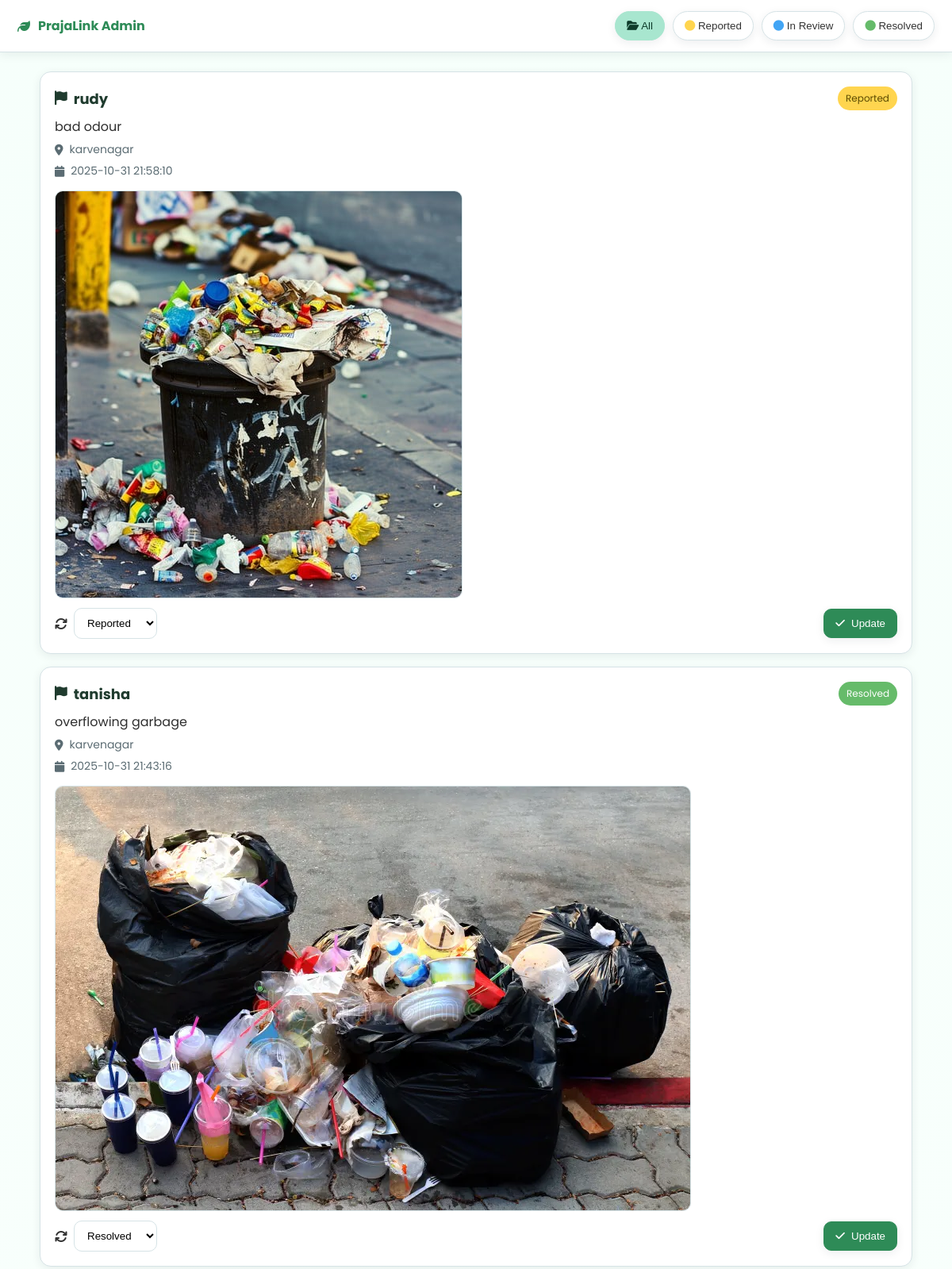
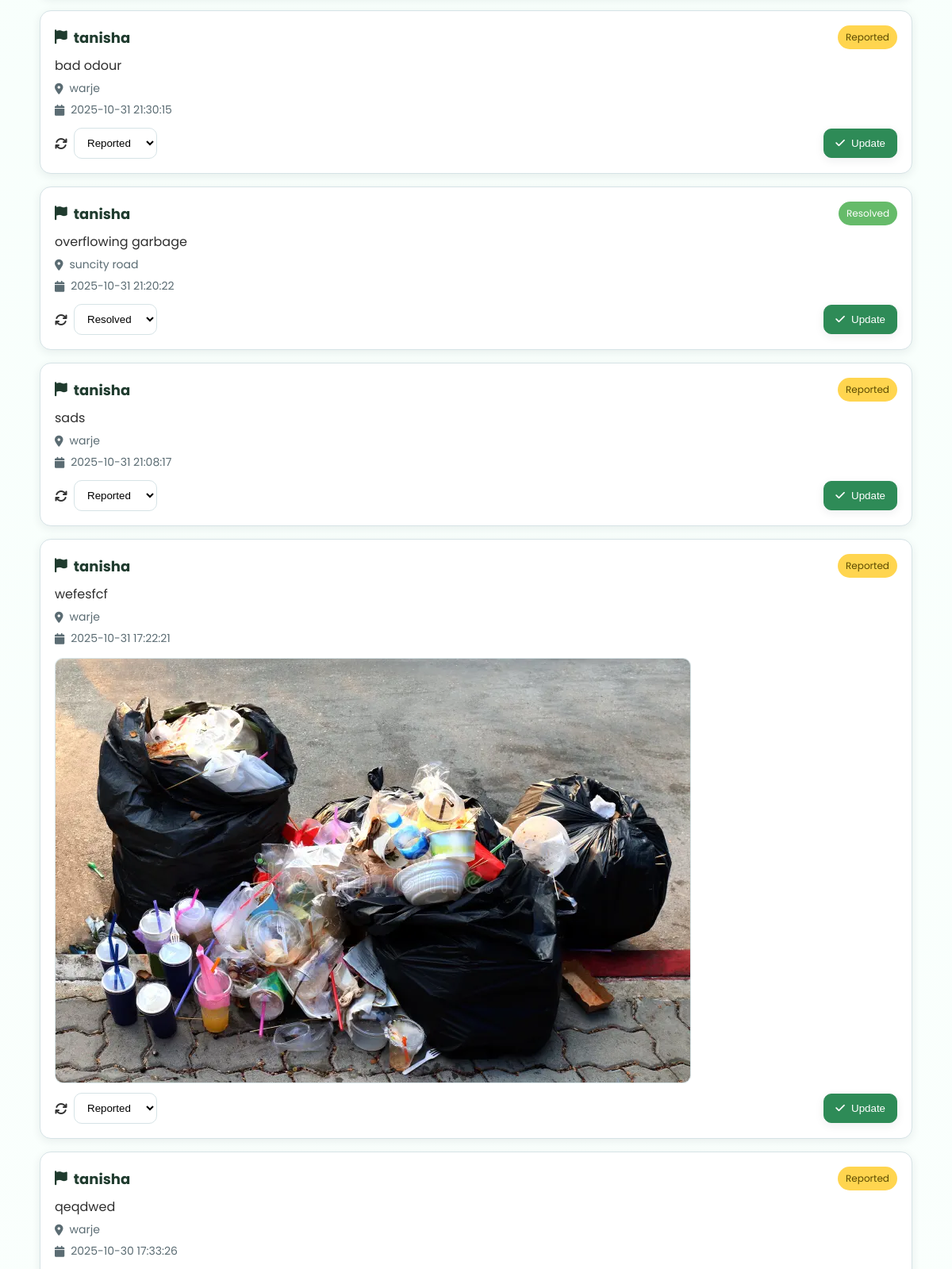
The page /admin-dashboard (signed in, upper part) on the database its author committed (2 pictures, top to bottom).
### tables this page shows
CREATE TABLE reports (
        id INTEGER PRIMARY KEY AUTOINCREMENT,
        name TEXT,
        location TEXT,
        description TEXT,
        image_path TEXT,
        severity TEXT,
        coverage REAL,
        preview_path TEXT,
        status TEXT DEFAULT "Pending",
        created_at TEXT
    , latitude REAL, longitude REAL);

### app.py (the view)
@app.route("/admin-dashboard")
def admin_dashboard():
    if "employee" not in session:
        return redirect(url_for("employee"))
    try:
        conn = sqlite3.connect("reports.db")
        conn.row_factory = sqlite3.Row
        cur = conn.cursor()
        cur.execute("SELECT * FROM reports ORDER BY created_at DESC")
        reports = cur.fetchall()
        conn.close()
    except Exception as e:
        print("⚠️ Error loading reports for admin dashboard:", e)
        reports = []
    return render_template("admin_dashboard.html", reports=reports)

### templates/admin_dashboard.html (shortened to what this page needs)
<!DOCTYPE html>
<html lang="en">
<head>
  <link rel="stylesheet" href="https://cdnjs.cloudflare.com/ajax/libs/font-awesome/6.5.2/css/all.min.css" />
  <link rel="stylesheet" href="{{ url_for('static', filename='css/admin_dashboard.css') }}">
</head>
<body>
  <header class="navbar">
    <div class="brand"><i class="fa-solid fa-leaf"></i> PrajaLink Admin</div>
    <nav class="tabs" role="tablist">
      <button class="tab active" data-filter="all"><i class="fa-solid fa-folder-open"></i> All</button>
      <button class="tab" data-filter="Reported"><i class="fa-solid fa-circle text-reported"></i> Reported</button>
      <button class="tab" data-filter="In Review"><i class="fa-solid fa-circle text-review"></i> In Review</button>
      <button class="tab" data-filter="Resolved"><i class="fa-solid fa-circle text-resolved"></i> Resolved</button>
    </nav>
  </header>
  <main class="container" id="cards">
    {% for r in reports %}
    {% set raw_status = r['status'] or 'Pending' %}
    {% set display_status = 'Reported' if raw_status == 'Pending' else raw_status %}
    <article class="card" data-status="{{ display_status }}" data-id="{{ r['id'] }}">
      <header class="card__header">
        <h3 class="card__title"><i class="fa-solid fa-flag"></i> {{ r['name'] or 'Untitled Report' }}</h3>
        <span class="badge badge--{{ display_status | lower | replace(' ', '-') }}">{{ display_status }}</span>
      </header>
      <div class="card__body">
        <p class="desc">{{ r['description'] }}</p>
        <p class="meta"><i class="fa-solid fa-location-dot"></i> {{ r['location'] }}</p>
        <p class="meta"><i class="fa-solid fa-calendar"></i> {{ r['created_at'] }}</p>
        {% if r['image_path'] %}
          <img class="thumb" src="{{ url_for('static', filename=r['image_path'].split('static/')[-1]) }}" alt="Report image">
        {% endif %}
      </div>
      <footer class="card__footer">
        <label class="control">
          <i class="fa-solid fa-arrows-rotate"></i>
          <select class="status-select">
            <option value="Reported" {{ 'selected' if display_status=='Reported' else '' }}>Reported</option>
            <option value="Resolved" {{ 'selected' if display_status=='Resolved' else '' }}>Resolved</option>
          </select>
        </label>
        <button class="btn update-btn"><i class="fa-solid fa-check"></i> Update</button>
      </footer>
    </article>
    {% else %}
      <p class="no-data">No reports found.</p>
    {% endfor %}
  </main>
</body>
</html>

### static/css/admin_dashboard.css (style rules this page uses)
:root { --green:#2E8B57; --lime:#00C853; --accent:#A8E6CF; --text:#333333; --border:#D6E3E6; --bg:#F5F5F5; --radius:14px; --shadow:0 3px 12px rgba(20,38,47,.08); --shadow-lg:0 8px 24px rgba(20,38,47,.12); }
* { box-sizing: border-box; }
body { margin:0; font-family:'Poppins','Nunito Sans',system-ui,-apple-system,"Segoe UI",Roboto,Arial,sans-serif; color:var(--text); background: linear-gradient(180deg, #F6FFFB 0%, #FFFFFF 100%); }
.navbar { display:flex; align-items:center; justify-content:space-between; gap:20px; padding:14px 22px; background:#fff; border-bottom:1px solid var(--border); box-shadow: var(--shadow); }
.brand { font-weight:700; color:var(--green); display:flex; align-items:center; gap:10px; }
.tabs { display:flex; gap:10px; flex-wrap:wrap; }
.tab { border:1px solid var(--border); background:#fff; color:var(--text); padding:10px 14px; border-radius:999px; cursor:pointer; transition:all .3s ease; box-shadow: var(--shadow); }
.tab.active { background: var(--accent); border-color: var(--accent); color:#0d3b2a; }
.text-reported { color:#FFD54F; }
.text-review { color:#42A5F5; }
.text-resolved { color:#66BB6A; }
.container { width:min(1100px,92%); margin:24px auto; display:grid; gap:16px; grid-template-columns: 1fr; }
.card { background:#fff; border:1px solid var(--border); border-radius: var(--radius); box-shadow: var(--shadow); padding:18px; transition: transform .25s ease, box-shadow .25s ease; }
.card__header { display:flex; align-items:center; justify-content:space-between; gap:16px; margin-bottom:8px; }
.card__title { margin:0; font-size:18px; display:flex; align-items:center; gap:8px; color:#1f3b2e; }
.badge { padding:6px 10px; border-radius:999px; font-size:12px; color:#fff; }
.badge--reported { background:#FFD54F; color:#5b4a00; }
.badge--resolved { background:#66BB6A; }
.card__body { display:grid; gap:6px; }
.desc { margin:0; color:#2f2f2f; }
.meta { margin:0; color:#5b6c73; font-size:14px; display:flex; align-items:center; gap:8px; }
.thumb { margin-top:8px; max-width:100%; border-radius:10px; border:1px solid var(--border); }
.card__footer { margin-top:12px; display:flex; align-items:center; justify-content:space-between; gap:12px; flex-wrap:wrap; }
.control { display:flex; align-items:center; gap:8px; }
.status-select { padding:10px 12px; border-radius:10px; border:1px solid var(--border); background:#fff; }
.btn { display:inline-flex; align-items:center; gap:8px; padding:10px 14px; border-radius:10px; border:1px solid var(--green); background:var(--green); color:#fff; cursor:pointer; transition:all .3s ease; box-shadow: var(--shadow); }

### rows shown on the page
reports: name "rudy", display_status "Reported", description "bad odour", location "karvenagar", created_at "2025-10-31 21:58:10", image_path (picture)
reports: name "tanisha", status "Resolved", description "overflowing garbage", location "karvenagar", created_at "2025-10-31 21:43:16", image_path (picture)
reports: name "tanisha", display_status "Reported", description "bad odour", location "warje", created_at "2025-10-31 21:30:15"
reports: name "tanisha", status "Resolved", description "overflowing garbage", location "suncity road", created_at "2025-10-31 21:20:22"
reports: name "tanisha", display_status "Reported", description "sads", location "warje", created_at "2025-10-31 21:08:17"
reports: name "tanisha", display_status "Reported", description "wefesfcf", location "warje", created_at "2025-10-31 17:22:21", image_path (picture)
reports: name "tanisha", status "Reported", description "qeqdwed", location "warje", created_at "2025-10-30 17:33:26"
